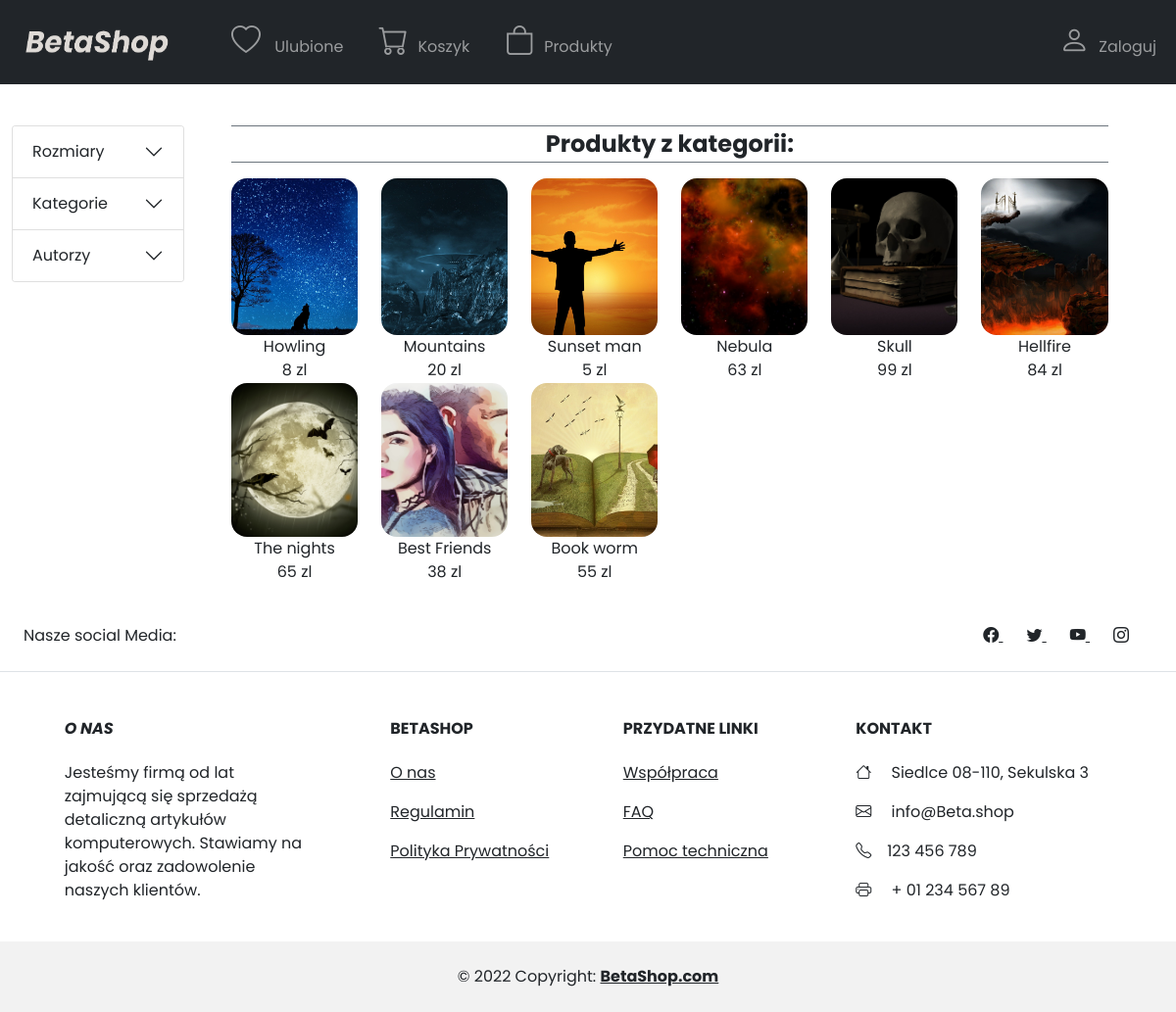
The app's page /produkty.php with its own data.
### tables this page shows
create table if not EXISTS pictures (
    picture_id int AUTO_INCREMENT not null,
    pic_name varchar(255) not null,
    price double unsigned,
    description text,
    height int unsigned,
    width int unsigned,
    image_path VARCHAR(255),
    privileges varchar(64),
    category varchar(255),
    author_name varchar(255),
    PRIMARY KEY (picture_id)
);

### produkty.php (the view, shortened to what this page needs)
<!DOCTYPE html>
<html lang="pl">
<head>
	<?php
	require("bootstrapConnection.php");
	require("connection.php");
	?>
</head>
<body>
	<?php
	require("navbar.php");
	?>
	<section class="page">
		<div class="container-fluid">
			<div class="row my-3">
				<div class="col-xl-2 col-md-4">
					<div class="accordion" id="accordionExample">
						<div class="accordion-item">
							<h2 class="accordion-header" id="headingOne">
								<button class="accordion-button collapsed" type="button" data-bs-toggle="collapse" data-bs-target="#collapseOne" aria-expanded="true" aria-controls="collapseOne">
									Rozmiary
								</button>
							</h2>
						</div>
						<div class="accordion-item">
							<h2 class="accordion-header" id="headingTwo">
								<button class="accordion-button collapsed" type="button" data-bs-toggle="collapse" data-bs-target="#collapseTwo" aria-expanded="false" aria-controls="collapseTwo">
									Kategorie
								</button>
							</h2>
						</div>
						<div class="accordion-item">
							<h2 class="accordion-header" id="headingThree">
								<button class="accordion-button collapsed" type="button" data-bs-toggle="collapse" data-bs-target="#collapseThree" aria-expanded="false" aria-controls="collapseThree">
									Autorzy
								</button>
							</h2>
										<?php
										$zapytanie = $conn->query("SELECT DISTINCT author_name FROM pictures");
										?>
						</div>
					</div>
				</div>
				<div class="col-xl-10 col-md-8 col-sm-12">
					<form action="strona_produktu" method="post">
						<div class="col-sm-12 col-md-11 border-top border-secondary mx-lg-4 mx-md-2 mx-sm-0">
							<p class="border-bottom border-secondary fw-bold text-center" style="font-size:1.5em">Produkty z kategorii:</p>
							<div class="row">
								<?php
								if (isset($_SESSION['user'])) {
									if (isset($_POST["rozmiar"])) {
										$hidden_width = $_POST['hidden_width'];
										$hidden_height = $_POST['hidden_height'];
										if ($_SESSION['priv'] == 'admin') {
										$zapytanie = $conn->query("SELECT * FROM pictures WHERE `width` = $hidden_width AND `height` = $hidden_height");
										} else {
										$privs = $_SESSION['priv'];
											$zapytanie = $conn->query("SELECT * FROM pictures WHERE `width` = $hidden_width AND `height` = $hidden_height AND `privileges` = '$privs'");
										}
									} else if (isset($_POST["category"])) {
											$hidden_category = $_POST['hidden_category'];
										if ($_SESSION['priv'] == 'admin') {
										$zapytanie = $conn->query("SELECT * FROM pictures WHERE `category` = '$hidden_category'");
										} else {
										$privs = $_SESSION['priv'];
											$zapytanie = $conn->query("SELECT * FROM pictures WHERE  `category` = '$hidden_category' AND `privileges` = '$privs'");
										}
									} else if (isset($_POST["authors"])) {
										$hidden_authors = $_POST['hidden_authors'];
										if ($_SESSION['priv'] == 'admin') {
										$zapytanie = $conn->query("SELECT * FROM pictures WHERE `author_name` = '$hidden_authors'");
										} else {
										$privs = $_SESSION['priv'];
											$zapytanie = $conn->query("SELECT * FROM pictures WHERE  `author_name` = '$hidden_authors' AND `privileges` = '$privs'");
										}
									} else {
										if ($_SESSION['priv'] == 'admin') {
										$zapytanie = $conn->query("SELECT * FROM pictures");
										} else {
										$privs = $_SESSION['priv'];
										$zapytanie = $conn->query("SELECT * FROM pictures WHERE `privileges` = '$privs'");
										}
									}
								} else {
									if (isset($_POST["rozmiar"])) {
										$hidden_width = $_POST['hidden_width'];
										$hidden_height = $_POST['hidden_height'];
										$zapytanie = $conn->query("SELECT * FROM pictures WHERE `width` = $hidden_width AND `height` = $hidden_height AND `privileges` = 'user'");
									} else if (isset($_POST["category"])) {
										$hidden_category = $_POST['hidden_category'];
										$zapytanie = $conn->query("SELECT * FROM pictures WHERE `category` = '$hidden_category' AND `privileges` = 'user'");
									} else if (isset($_POST["authors"])) {
										$hidden_authors = $_POST['hidden_authors'];
										$zapytanie = $conn->query("SELECT * FROM pictures WHERE `author_name` = '$hidden_authors' AND `privileges` = 'user'");
									} else {
										$zapytanie = $conn->query("SELECT * FROM pictures WHERE `privileges` = 'user'");
									}
								}
								while ($row = $zapytanie->fetch()) {
								?>
									<div class="col-sm-12 col-xl-2 mb-5 text-center">
										<a href="strona_produktu.php?id=<?= $row['picture_id'] ?>">
											<img src="<?= $row['image_path'] ?>" class="card-img-top" style="max-height: 10em; border-radius:1em;" alt="<?= $row['image_path'] ?>">
											<a style="font-size: 1em; font-width: bold;"><?= $row['pic_name']; ?></a>
											<p><?= $row['price'] ?> zl</p>
										</a>
									</div>
								<?php
								};
								?>
							</div>
						</div>
					</form>
				</div>
			</div>
		</div>
	</section>
	<?php
	include("footer.php");
	?>
</body>
</html>

### main.css (style rules this page uses)
html { height: 100%; }
body { font-family: 'Poppins'; height: 100%; display: flex; flex-direction: column; }

### produkty.php (style rules this page uses)
.card-img-top { position: relative; max-height: 40em; width: 100%; height: 100%; object-fit: cover; }

### records on screen
pictures: image_path (picture), pic_name "Howling", price "8"
pictures: image_path (picture), pic_name "Mountains", price "20"
pictures: image_path (picture), pic_name "Sunset man", price "5"
pictures: image_path (picture), pic_name "Nebula", price "63"
pictures: image_path (picture), pic_name "Skull", price "99"
pictures: image_path (picture), pic_name "Hellfire", price "84"
pictures: image_path (picture), pic_name "The nights", price "65"
pictures: image_path (picture), pic_name "Best Friends", price "38"
pictures: image_path (picture), pic_name "Book worm", price "55"
